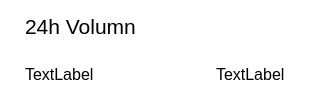
             <widget class="QWidget" name="volumn" native="true">
              <property name="sizePolicy">
               <sizepolicy hsizetype="Fixed" vsizetype="Fixed">
                <horstretch>0</horstretch>
                <verstretch>0</verstretch>
               </sizepolicy>
              </property>
              <property name="minimumSize">
               <size>
                <width>310</width>
                <height>50</height>
               </size>
              </property>
              <property name="styleSheet">
               <string notr="true">background-color: white;
border-radius: 15px;
color: black;</string>
              </property>
              <layout class="QVBoxLayout" name="cryptoCount_7">
               <property name="leftMargin">
                <number>25</number>
               </property>
               <property name="topMargin">
                <number>5</number>
               </property>
               <property name="rightMargin">
                <number>25</number>
               </property>
               <property name="bottomMargin">
                <number>5</number>
               </property>
               <item>
                <widget class="QLabel" name="volumnLabel">
                 <property name="font">
                  <font>
                   <pointsize>16</pointsize>
                   <bold>false</bold>
                  </font>
                 </property>
                 <property name="styleSheet">
                  <string notr="true">font-family: &quot;Segoe UI Semibold&quot;;</string>
                 </property>
                 <property name="text">
                  <string>24h Volumn</string>
                 </property>
                </widget>
               </item>
               <item>
                <layout class="QHBoxLayout" name="horizontalLayout_8">
                 <property name="topMargin">
                  <number>0</number>
                 </property>
                 <item>
                  <widget class="QLabel" name="volumnAmount">
                   <property name="font">
                    <font>
                     <pointsize>12</pointsize>
                    </font>
                   </property>
                   <property name="text">
                    <string>TextLabel</string>
                   </property>
                  </widget>
                 </item>
                 <item>
                  <spacer name="horizontalSpacer_2">
                   <property name="orientation">
                    <enum>Qt::Horizontal</enum>
                   </property>
                   <property name="sizeHint" stdset="0">
                    <size>
                     <width>40</width>
                     <height>20</height>
                    </size>
                   </property>
                  </spacer>
                 </item>
                 <item>
                  <widget class="QLabel" name="volumnChange">
                   <property name="font">
                    <font>
                     <pointsize>12</pointsize>
                    </font>
                   </property>
                   <property name="text">
                    <string>TextLabel</string>
                   </property>
                  </widget>
                 </item>
                </layout>
               </item>
              </layout>
             </widget>
